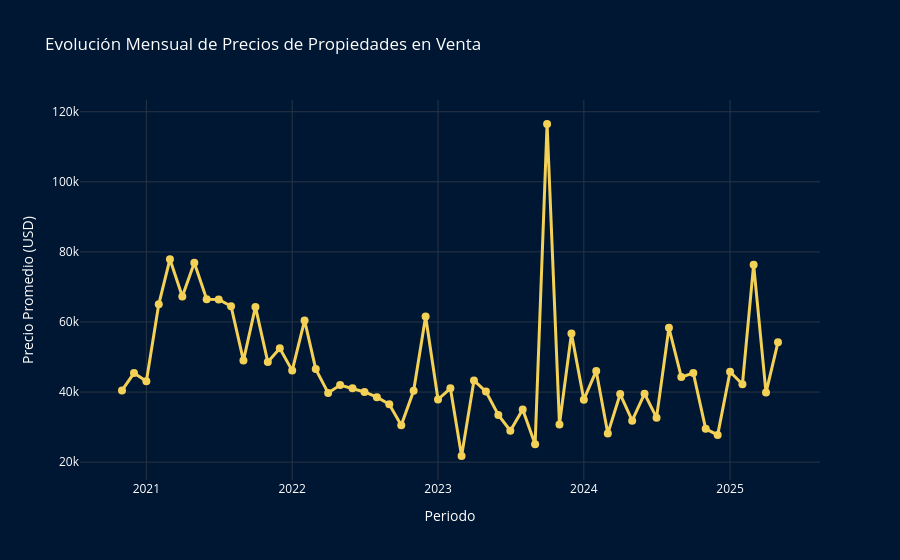

Write notebook code for a chart like this one.
### Code cell
Prec_Mens_fig = px.line(
    precio_mensual,
    x='Año-Mes',
    y='Precio_Promedio',
    title='Evolución Mensual de Precios de Propiedades en Venta',
    labels={'Precio_Promedio': 'Precio Promedio (USD)', 'Año-Mes': 'Mes'},
    markers=True
)
Prec_Mens_fig.update_layout(
    xaxis_title='Periodo',
    yaxis_title='Precio Promedio (USD)',
    template='plotly_dark',  
    plot_bgcolor='#001734',  
    paper_bgcolor='#001734',  
    font=dict(color='white'),  
    title_font=dict(color='white'), 
)

Prec_Mens_fig.update_traces(
    line=dict(color='#F3D056', width=3),  
    marker=dict(color='#F3D056', size=8), 
    textposition='top center'
)

Prec_Mens_fig.show()

### Figure 1 — Plotly figure (JSON) as saved in the notebook; plotly's stock layout.template omitted (floating-point values rounded to 4 significant figures)
{"data": [{"hovertemplate": "Mes=%{x}<br>Precio Promedio (USD)=%{y}<extra></extra>", "legendgroup": "", "line": {"color": "#F3D056", "dash": "solid", "width": 3}, "marker": {"color": "#F3D056", "size": 8, "symbol": "circle"}, "mode": "lines+markers", "name": "", "orientation": "v", "showlegend": false, "textposition": "top center", "type": "scatter", "x": ["2020-11", "2020-12", "2021-01", "2021-02", "2021-03", "2021-04", "2021-05", "2021-06", "2021-07", "2021-08", "2021-09", "2021-10", "2021-11", "2021-12", "2022-01", "2022-02", "2022-03", "2022-04", "2022-05", "2022-06", "2022-07", "2022-08", "2022-09", "2022-10", "2022-11", "2022-12", "2023-01", "2023-02", "2023-03", "2023-04", "2023-05", "2023-06", "2023-07", "2023-08", "2023-09", "2023-10", "2023-11", "2023-12", "2024-01", "2024-02", "2024-03", "2024-04", "2024-05", "2024-06", "2024-07", "2024-08", "2024-09", "2024-10", "2024-11", "2024-12", "2025-01", "2025-02", "2025-03", "2025-04", "2025-05"], "xaxis": "x", "y": [40460.0, 45420.0, 43090.0, 65040.0, 77930.0, 67270.0, 76930.0, 66470.0, 66430.0, 64500.0, 49000.0, 64310.0, 48560.0, 52510.0, 46120.0, 60460.0, 46550.0, 39760.0, 42010.0, 41090.0, 40030.0, 38550.0, 36510.0, 30560.0, 40380.0, 61590.0, 37880.0, 41080.0, 21760.0, 43330.0, 40140.0, 33450.0, 28970.0, 35040.0, 25070.0, 116500.0, 30770.0, 56720.0, 37820.0, 46030.0, 28150.0, 39440.0, 31830.0, 39530.0, 32700.0, 58350.0, 44280.0, 45430.0, 29500.0, 27770.0, 45810.0, 42230.0, 76360.0, 39860.0, 54240.0], "yaxis": "y"}], "layout": {"font": {"color": "white"}, "legend": {"tracegroupgap": 0}, "paper_bgcolor": "#001734", "plot_bgcolor": "#001734", "title": {"font": {"color": "white"}, "text": "Evolución Mensual de Precios de Propiedades en Venta"}, "xaxis": {"anchor": "y", "domain": [0, 1], "title": {"text": "Periodo"}}, "yaxis": {"anchor": "x", "domain": [0, 1], "title": {"text": "Precio Promedio (USD)"}}}}
